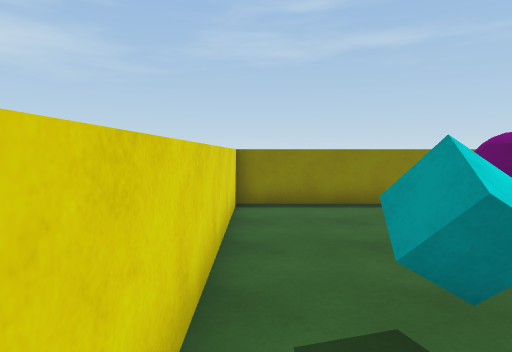
[1] (above)

22 first-person views from a walk through a scene from a Unity 3-D project. The camera is 1.5 m above the floor, tilts 4° down and sees 75° across. The floor is counted in squares, 1 m on a side. Each view is taken from the middle of a square. On the plan, view 1 faces up. The plan holds only what a view shows up to about 15 squares ahead; the rest is blank.

[2]
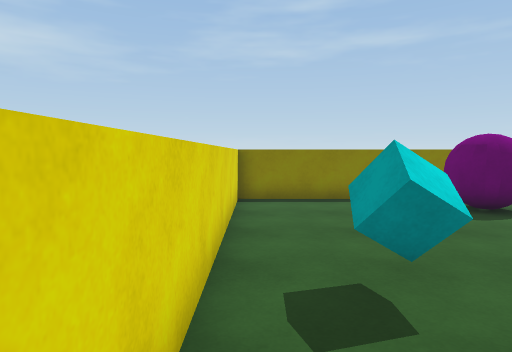

[3]
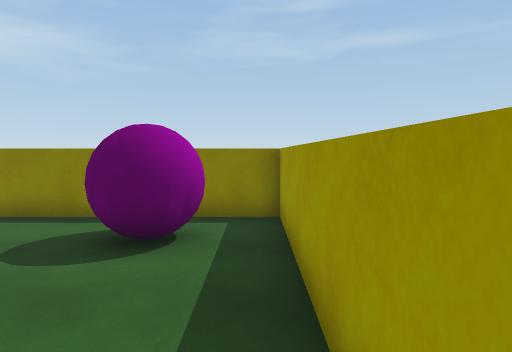

[4]
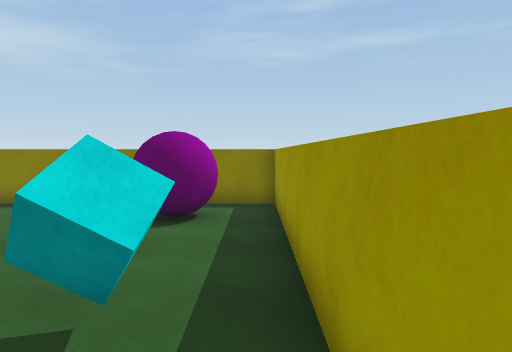

[5]
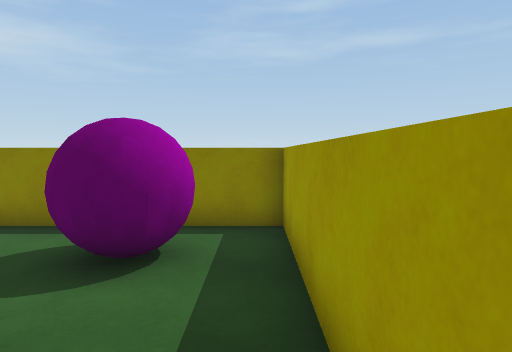

[6]
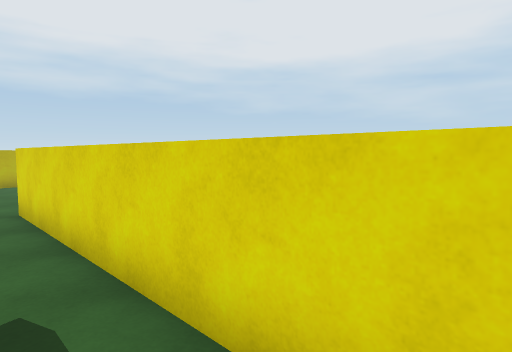

[7]
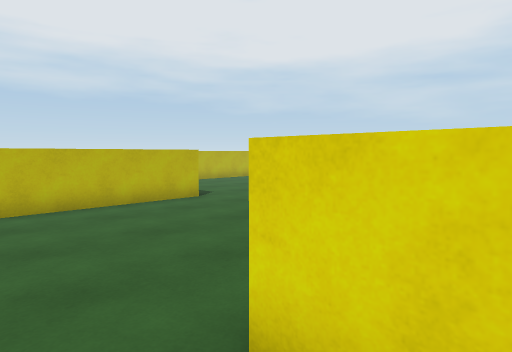

[8]
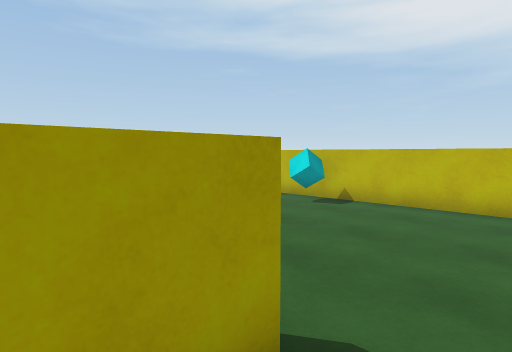

[9]
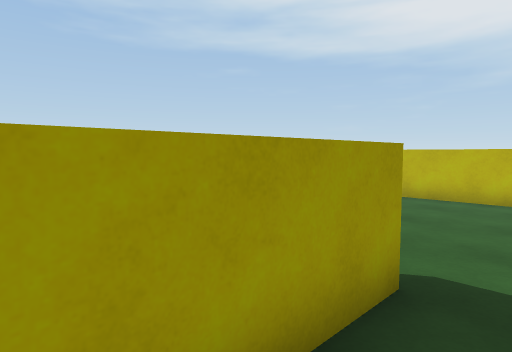

[10]
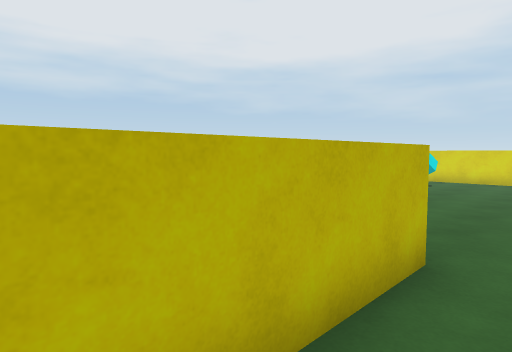

[11]
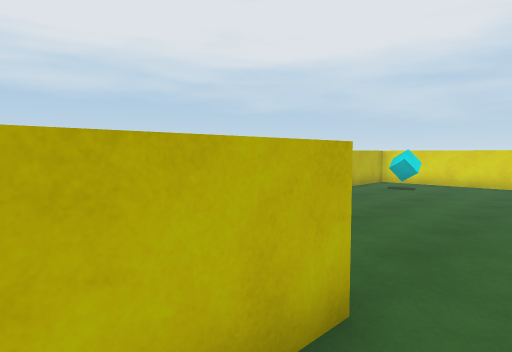

[12]
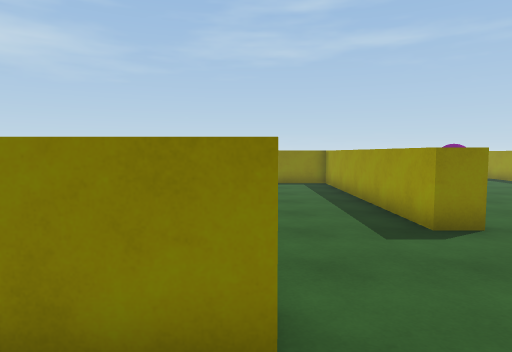

[13]
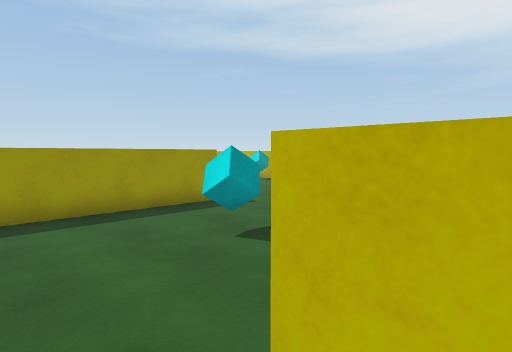

[14]
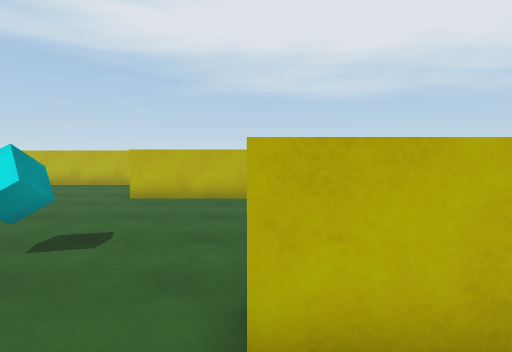

[15]
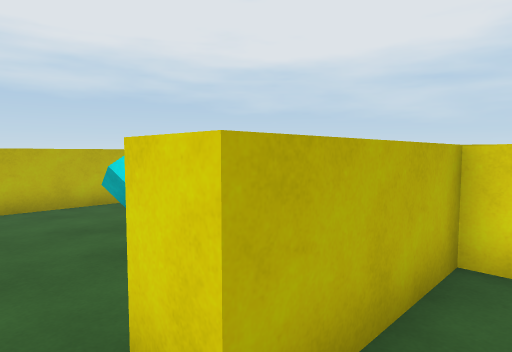

[16]
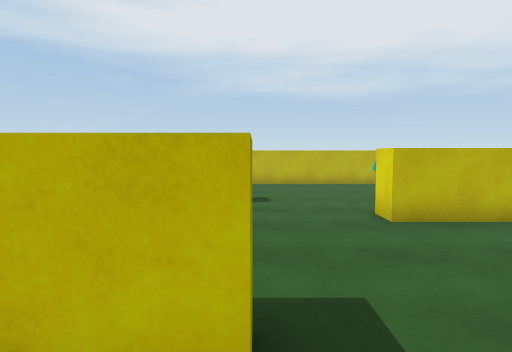

[17]
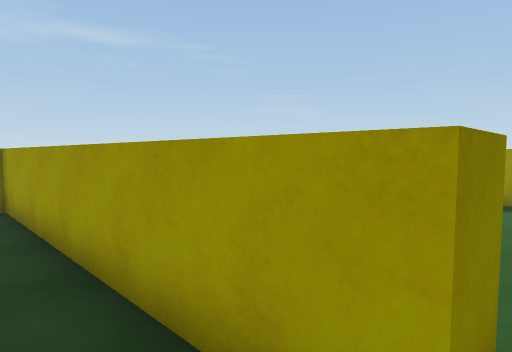

[18]
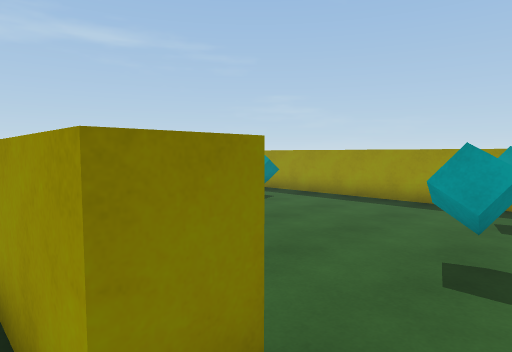

[19]
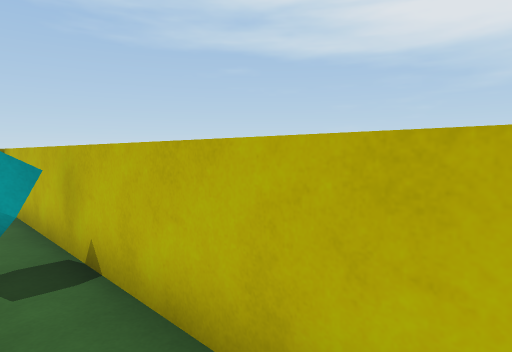

[20]
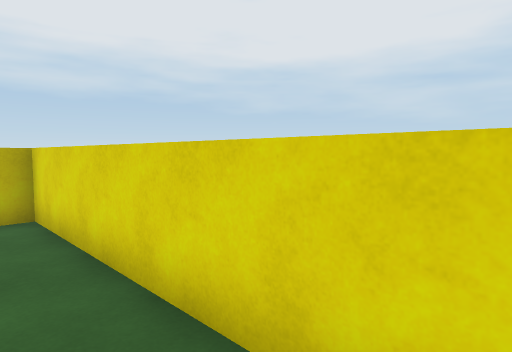

[21]
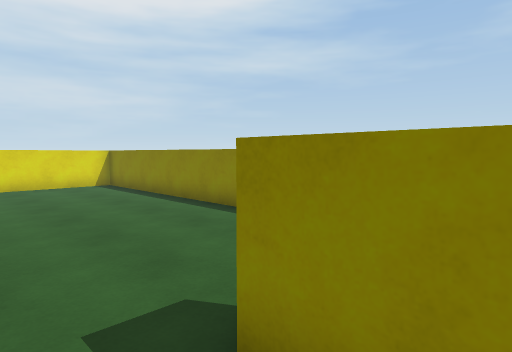

[22]
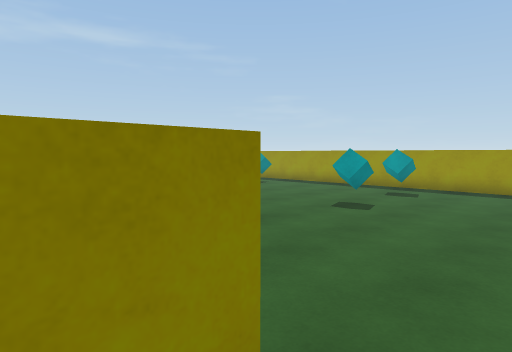

### Floor plan
Points are (right, up) in squares from view 1. A wall is a line through its corners. A room is listed if a view was taken in it or the views show most of it. See-through windows are left out.
Room 1 (views 1, 2, 3, 4, 5, 6, 7, 8, 9, 10, 11, 13, 14, 15, 16, 17, 18, 19)
walls: (-6, 5.2) (-6, 6.3) (-4.6, 6.3); (-12.9, 0.8) (-8.9, 0.8) (-8.9, -0.2); (-12.4, -7.9) (-4.8, -7.9); (-3.6, -12.5) (8.5, -12.5); (8.6, -8.1) (8.6, 9.7) (-0.6, 9.7) (-0.6, -4.7) (-1.6, -4.7) (-1.6, 5.4)
ways out: opening at (-4.3, -11) to room 2
objects: cyan cube (-11, -4); cyan cube (-5, -2); cyan cube (2, 2); cyan cube (3, -12) to (3, -11); cyan cube (3, -5); ball (5, 7) to (7, 8); cyan cube (7, -5); cyan cube (7, 2) to (7, 3)
Room 2 (views 12, 20, 21, 22)
walls: (-5.8, -12.5) (-3.6, -12.5); (-4.1, -13.5) (-5.8, -13.5); (-4.8, -8.9) (-6.8, -8.9); (-10.8, -8.9) (-19.1, -8.9); (-19.7, -9.4) (-19.7, -18.5) (-19, -18.5)
ways out: opening at (-4.3, -11) to room 1
objects: cyan cube (-17, -16) to (-16, -16)

Where each view was taken, in squares from view 1:
view 1: 0 up, 0 right, facing up
view 2: 1 down, 0 right, facing up
view 3: 2 up, 8 right, facing up
view 4: 0 up, 8 right, facing up
view 5: 3 up, 8 right, facing up
view 6: 5 up, 1 right, facing down-left
view 7: 3 down, 1 right, facing down-left
view 8: 3 down, 3 left, facing down-right
view 9: 1 down, 3 left, facing down-right
view 10: 11 down, 1 left, facing down-left
view 11: 11 down, 3 left, facing down-left
view 12: 11 down, 5 left, facing up
view 13: 2 up, 10 left, facing down-right
view 14: 3 up, 9 left, facing down
view 15: 2 up, 8 left, facing down-left
view 16: 8 up, 6 left, facing down
view 17: 5 down, 3 left, facing up-right
view 18: 6 down, 2 left, facing up-right
view 19: 11 down, 2 left, facing down-right
view 20: 10 down, 18 left, facing down-left
view 21: 15 down, 4 left, facing up-left
view 22: 10 down, 6 left, facing up-right
